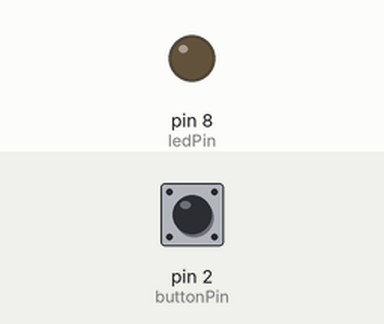
The sketch below on a simulated Arduino Uno, built with avr-gcc and run on an emulated ATmega328P. Shown: output pins drawn as LEDs (lit = HIGH). The inputs (shaded band) are chosen by the test bench; at power-on: pin 2 (buttonPin) HIGH.

Above: at 1.2 s.
1.3 s: pin 2 (buttonPin) pulled LOW for 0.15 s
At 2.5 s:
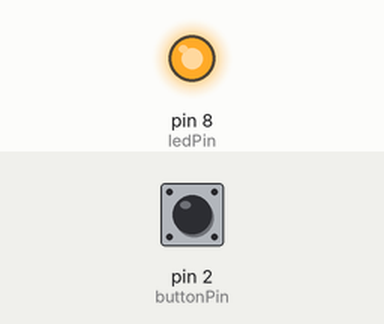
2.9 s: pin 2 (buttonPin) pulled LOW for 1 s
At 3.7 s:
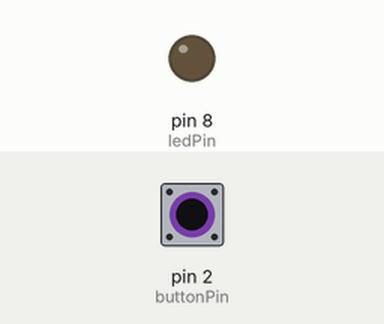
5.4 s: pin 2 (buttonPin) pulled LOW for 3.2 s
At 6.8 s:
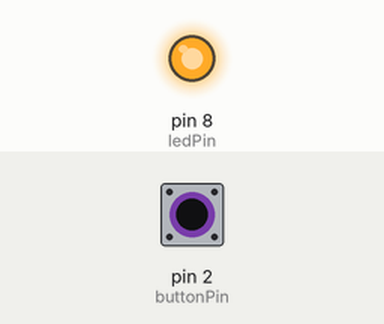
Timing chart, 0 to 8.4 s (numbered marks = the images above; inputs shaded):
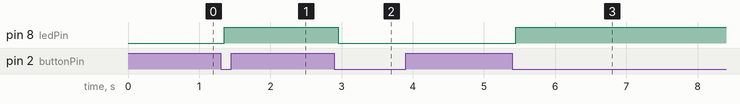

The sketch:

b3_04_toggle_fixed.ino
```cpp
// ==================================================================
//   BAND 3, PART 9  -  THE FIXED VERSION
//
//   WHAT IT DOES
//     One press, one change. Every time, however long you hold it.
//
//   WHAT IS DIFFERENT
//     Three lines. Compare it with b3_03 line by line and find them.
//
//     1. It remembers what the button was doing last time.
//     2. It only acts when the button has JUST gone down.
//     3. It waits 50 ms afterwards, so the bounce inside the
//        button does not count as extra presses.
//
//   TRY BREAKING IT
//     Delete the line  lastReading = reading;  and upload.
//     Watch what happens, then put it back.
//
//   WIRING
//     Same as b3_01.
// ==================================================================

int buttonPin = 2;
int ledPin = 8;

bool lightIsOn = false;
int lastReading = HIGH;

void setup() {
  pinMode(buttonPin, INPUT_PULLUP);
  pinMode(ledPin, OUTPUT);
}

void loop() {
  int reading = digitalRead(buttonPin);

  if (reading == LOW && lastReading == HIGH) {

    if (lightIsOn == true) {
      lightIsOn = false;
    } else {
      lightIsOn = true;
    }

    delay(50);
  }

  lastReading = reading;

  if (lightIsOn == true) {
    digitalWrite(ledPin, HIGH);
  } else {
    digitalWrite(ledPin, LOW);
  }
}
```

Measured:
- after the input at 1.3 s, pin 8 (ledPin): LOW → HIGH after 0.05 s
- after the input at 2.9 s, pin 8 (ledPin): HIGH → LOW after 0.05 s
- after the input at 5.4 s, pin 8 (ledPin): LOW → HIGH after 0.05 s
